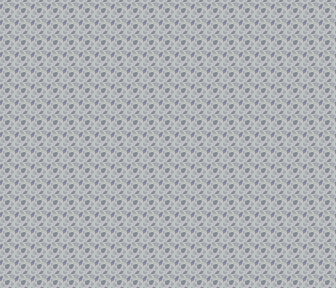

This game map was drawn from its Tiled (.tmx) file and the tilesets committed beside it. A one-line description and the full map source follow:
An orthogonal 21x18 tile map with 16x16 px tiles, 1 tile layer (ground) and 4 objects.

<map version="1.10" tiledversion="1.11.2" orientation="orthogonal" renderorder="right-down" width="21" height="18" tilewidth="16" tileheight="16" infinite="0" nextlayerid="3" nextobjectid="6">
 <tileset firstgid="1" source="../tilesets/gfx/Overworld.tsx" />
 <layer id="1" name="ground" width="21" height="18">
  <data encoding="csv">
497,497,497,497,497,497,497,497,497,497,497,497,497,497,497,497,497,497,497,497,497,
497,497,497,497,497,497,497,497,497,497,497,497,497,497,497,497,497,497,497,497,497,
497,497,497,497,497,497,497,497,497,497,497,497,497,497,497,497,497,497,497,497,497,
497,497,497,497,497,497,497,497,497,497,497,497,497,497,497,497,497,497,497,497,497,
497,497,497,497,497,497,497,497,497,497,497,497,497,497,497,497,497,497,497,497,497,
497,497,497,497,497,497,497,497,497,497,497,497,497,497,497,497,497,497,497,497,497,
497,497,497,497,497,497,497,497,497,497,497,497,497,497,497,497,497,497,497,497,497,
497,497,497,497,497,497,497,497,497,497,497,497,497,497,497,497,497,497,497,497,497,
497,497,497,497,497,497,497,497,497,497,497,497,497,497,497,497,497,497,497,497,497,
497,497,497,497,497,497,497,497,497,497,497,497,497,497,497,497,497,497,497,497,497,
497,497,497,497,497,497,497,497,497,497,497,497,497,497,497,497,497,497,497,497,497,
497,497,497,497,497,497,497,497,497,497,497,497,497,497,497,497,497,497,497,497,497,
497,497,497,497,497,497,497,497,497,497,497,497,497,497,497,497,497,497,497,497,497,
497,497,497,497,497,497,497,497,497,497,497,497,497,497,497,497,497,497,497,497,497,
497,497,497,497,497,497,497,497,497,497,497,497,497,497,497,497,497,497,497,497,497,
497,497,497,497,497,497,497,497,497,497,497,497,497,497,497,497,497,497,497,497,497,
497,497,497,497,497,497,497,497,497,497,497,497,497,497,497,497,497,497,497,497,497,
497,497,497,497,497,497,497,497,497,497,497,497,497,497,497,497,497,497,497,497,497
</data>
 </layer>
 <objectgroup id="2" name="collider">
  <object id="1" x="0.485164" y="0.485164" width="14.5549" height="287.702" />
  <object id="2" x="0.485164" y="270.721" width="335.733" height="16.0104" />
  <object id="3" x="318.752" y="0" width="17.4659" height="286.732" />
  <object id="5" x="0.970327" y="0.485164" width="333.793" height="16.0104" />
 </objectgroup>
</map>
